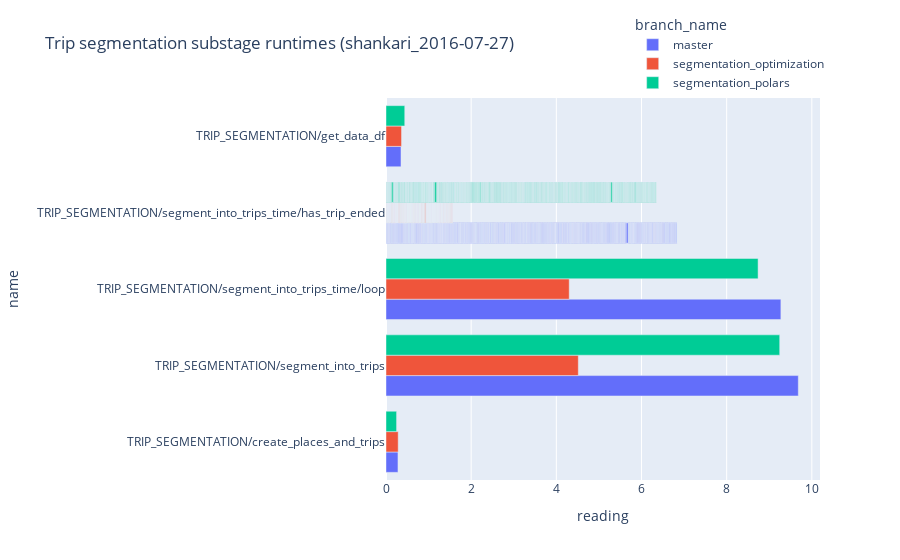

Notebook code cell kept with this figure:
### Code cell
trip_segmentation_df = pipeline_stats_df[
    pipeline_stats_df['name'].str.contains('TRIP_SEGMENTATION/')
]
fig = px.bar(
    trip_segmentation_df,
    y="name",
    x="reading",
    color="branch_name",
    orientation="h",
)
fig.update_layout(
    title=f"Trip segmentation substage runtimes ({day})",
    barmode='group',
    legend=dict(
        yanchor="bottom",
        xanchor="right",
    )
)
fig.show()

### Figure 1 — Plotly figure (JSON) as saved in the notebook; plotly's stock layout.template omitted (floating-point values rounded to 4 significant figures; data arrays with more than 128 entries replaced by an {"elided": "..."} marker saying what was removed)
{"data": [{"hovertemplate": "branch_name=master<br>reading=%{x}<br>name=%{y}<extra></extra>", "legendgroup": "master", "marker": {"color": "#636efa", "pattern": {"shape": ""}}, "name": "master", "orientation": "h", "showlegend": true, "textposition": "auto", "type": "bar", "x": {"elided": "783 float values"}, "xaxis": "x", "y": {"elided": "783 str values"}, "yaxis": "y"}, {"hovertemplate": "branch_name=segmentation_optimization<br>reading=%{x}<br>name=%{y}<extra></extra>", "legendgroup": "segmentation_optimization", "marker": {"color": "#EF553B", "pattern": {"shape": ""}}, "name": "segmentation_optimization", "orientation": "h", "showlegend": true, "textposition": "auto", "type": "bar", "x": {"elided": "783 float values"}, "xaxis": "x", "y": {"elided": "783 str values"}, "yaxis": "y"}, {"hovertemplate": "branch_name=segmentation_polars<br>reading=%{x}<br>name=%{y}<extra></extra>", "legendgroup": "segmentation_polars", "marker": {"color": "#00cc96", "pattern": {"shape": ""}}, "name": "segmentation_polars", "orientation": "h", "showlegend": true, "textposition": "auto", "type": "bar", "x": {"elided": "783 float values"}, "xaxis": "x", "y": {"elided": "783 str values"}, "yaxis": "y"}], "layout": {"barmode": "group", "legend": {"title": {"text": "branch_name"}, "tracegroupgap": 0, "xanchor": "right", "yanchor": "bottom"}, "margin": {"t": 60}, "title": {"text": "Trip segmentation substage runtimes (shankari_2016-07-27)"}, "xaxis": {"anchor": "y", "domain": [0, 1], "title": {"text": "reading"}}, "yaxis": {"anchor": "x", "domain": [0, 1], "title": {"text": "name"}}}}
